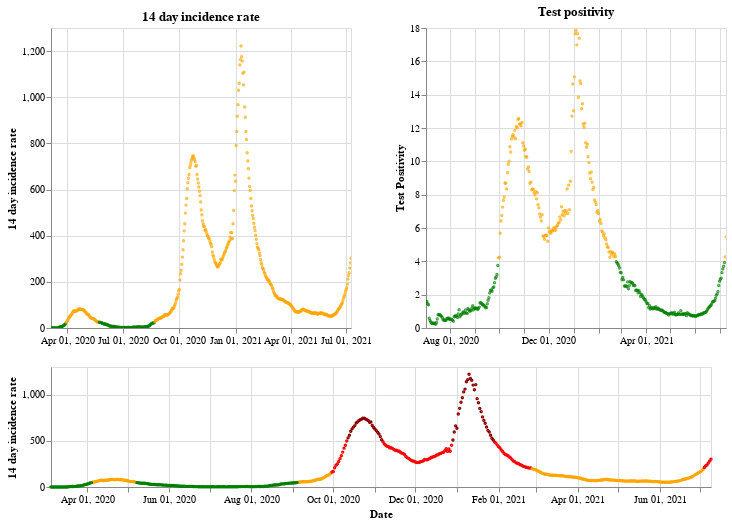

Notebook cell for this chart:
### Markdown cell above
## Northern Ireland

### Code cell
plot_traffic_light('Northern Ireland')

### Figure 1 — Vega-Lite specification as saved in the notebook (floating-point values rounded to 4 significant figures; data arrays with more than 128 entries replaced by an {"elided": "..."} marker saying what was removed)
{"config": {"view": {"continuousWidth": 400, "continuousHeight": 300}}, "vconcat": [{"hconcat": [{"mark": {"type": "point", "size": 2}, "encoding": {"color": {"condition": {"value": "green", "test": "(datum.twoWeeklyCasesRate <= 25)"}, "value": "orange"}, "tooltip": [{"type": "nominal", "field": "areaName"}, {"type": "temporal", "field": "date"}, {"type": "quantitative", "field": "twoWeeklyCasesRate"}, {"type": "quantitative", "field": "testPositivity"}], "x": {"type": "temporal", "axis": {"title": ""}, "field": "date", "scale": {"domain": {"selection": "DateBrush"}}, "timeUnit": "yearmonthdate"}, "y": {"type": "quantitative", "axis": {"title": "14 day incidence rate"}, "field": "twoWeeklyCasesRate"}}, "title": "14 day incidence rate", "width": 300}, {"mark": {"type": "point", "size": 2}, "encoding": {"color": {"condition": {"value": "green", "test": "(datum.testPositivity <= 4)"}, "value": "orange"}, "tooltip": [{"type": "nominal", "field": "areaName"}, {"type": "temporal", "field": "date"}, {"type": "quantitative", "field": "twoWeeklyCasesRate"}, {"type": "quantitative", "field": "testPositivity"}], "x": {"type": "temporal", "axis": {"title": ""}, "field": "date", "scale": {"domain": {"selection": "DateBrush"}}, "timeUnit": "yearmonthdate"}, "y": {"type": "quantitative", "axis": {"title": "Test Positivity"}, "field": "testPositivity"}}, "title": "Test positivity", "width": 300}]}, {"layer": [{"mark": {"type": "point", "size": 2}, "encoding": {"color": {"condition": {"value": "orange", "test": "(((datum.testPositivity < 4) && (datum.twoWeeklyCasesRate >= 50)) && (datum.twoWeeklyCasesRate < 200))"}, "value": "red"}, "opacity": {"condition": {"value": 1, "test": "((datum.twoWeeklyCasesRate >= 50) && (datum.twoWeeklyCasesRate < 500))"}, "value": 0}, "tooltip": [{"type": "nominal", "field": "areaName"}, {"type": "temporal", "field": "date"}, {"type": "quantitative", "field": "twoWeeklyCasesRate"}, {"type": "quantitative", "field": "testPositivity"}], "x": {"type": "temporal", "axis": {"title": "Date"}, "field": "date", "timeUnit": "yearmonthdate"}, "y": {"type": "quantitative", "axis": {"title": "14 day incidence rate"}, "field": "twoWeeklyCasesRate"}}, "selection": {"DateBrush": {"type": "interval", "encodings": ["x"], "fields": ["Time"]}}}, {"mark": {"type": "point", "size": 2}, "encoding": {"color": {"value": "darkred"}, "opacity": {"condition": {"value": 1, "test": "(datum.twoWeeklyCasesRate >= 500)"}, "value": 0}, "tooltip": [{"type": "nominal", "field": "areaName"}, {"type": "temporal", "field": "date"}, {"type": "quantitative", "field": "twoWeeklyCasesRate"}, {"type": "quantitative", "field": "testPositivity"}], "x": {"type": "temporal", "axis": {"title": "Date"}, "field": "date", "timeUnit": "yearmonthdate"}, "y": {"type": "quantitative", "axis": {"title": "14 day incidence rate"}, "field": "twoWeeklyCasesRate"}}}, {"mark": {"type": "point", "size": 2}, "encoding": {"color": {"condition": {"value": "green", "test": "((datum.testPositivity < 4) && (datum.twoWeeklyCasesRate < 50))"}, "value": "orange"}, "opacity": {"condition": {"value": 1, "test": "(datum.twoWeeklyCasesRate < 50)"}, "value": 0}, "tooltip": [{"type": "nominal", "field": "areaName"}, {"type": "temporal", "field": "date"}, {"type": "quantitative", "field": "twoWeeklyCasesRate"}, {"type": "quantitative", "field": "testPositivity"}], "x": {"type": "temporal", "axis": {"title": "Date"}, "field": "date", "timeUnit": "yearmonthdate"}, "y": {"type": "quantitative", "axis": {"title": "14 day incidence rate"}, "field": "twoWeeklyCasesRate"}}}], "height": 120, "width": 660}], "data": {"name": "data-01b553b686495a45a16675f641781a30"}, "$schema": "https://vega.github.io/schema/vega-lite/v4.8.1.json", "datasets": {"data-01b553b686495a45a16675f641781a30": {"elided": "492 records"}}}
